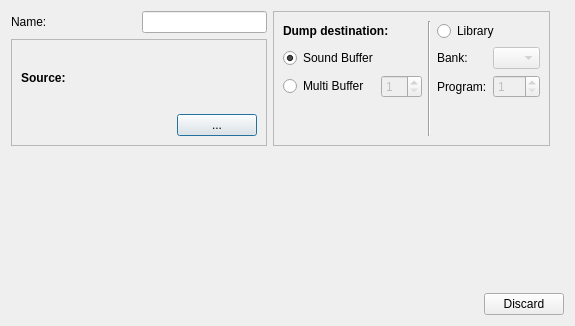
<?xml version="1.0" encoding="UTF-8"?>
<ui version="4.0">
 <class>Dialog</class>
 <widget class="QDialog" name="Dialog">
  <property name="geometry">
   <rect>
    <x>0</x>
    <y>0</y>
    <width>494</width>
    <height>326</height>
   </rect>
  </property>
  <property name="windowTitle">
   <string>Patch Summary</string>
  </property>
  <layout class="QGridLayout" name="gridLayout_5">
   <item row="0" column="1">
    <spacer name="horizontalSpacer">
     <property name="orientation">
      <enum>Qt::Horizontal</enum>
     </property>
     <property name="sizeType">
      <enum>QSizePolicy::MinimumExpanding</enum>
     </property>
     <property name="sizeHint" stdset="0">
      <size>
       <width>8</width>
       <height>20</height>
      </size>
     </property>
    </spacer>
   </item>
   <item row="0" column="0">
    <layout class="QGridLayout" name="gridLayout_2">
     <item row="0" column="0">
      <layout class="QHBoxLayout" name="horizontalLayout">
       <item>
        <widget class="QLabel" name="label">
         <property name="text">
          <string>Name:</string>
         </property>
        </widget>
       </item>
       <item>
        <widget class="QLineEdit" name="name_lbl">
         <property name="sizePolicy">
          <sizepolicy hsizetype="Preferred" vsizetype="Fixed">
           <horstretch>0</horstretch>
           <verstretch>0</verstretch>
          </sizepolicy>
         </property>
         <property name="alignment">
          <set>Qt::AlignRight|Qt::AlignTrailing|Qt::AlignVCenter</set>
         </property>
         <property name="readOnly">
          <bool>true</bool>
         </property>
        </widget>
       </item>
      </layout>
     </item>
     <item row="0" column="1" rowspan="2">
      <widget class="QFrame" name="frame">
       <property name="frameShape">
        <enum>QFrame::StyledPanel</enum>
       </property>
       <property name="frameShadow">
        <enum>QFrame::Sunken</enum>
       </property>
       <layout class="QGridLayout" name="gridLayout_3">
        <item row="2" column="4">
         <widget class="QLabel" name="label_5">
          <property name="text">
           <string>Program:</string>
          </property>
         </widget>
        </item>
        <item row="2" column="5">
         <widget class="QSpinBox" name="prog_spin">
          <property name="enabled">
           <bool>false</bool>
          </property>
          <property name="sizePolicy">
           <sizepolicy hsizetype="Maximum" vsizetype="Fixed">
            <horstretch>0</horstretch>
            <verstretch>0</verstretch>
           </sizepolicy>
          </property>
          <property name="minimum">
           <number>1</number>
          </property>
          <property name="maximum">
           <number>128</number>
          </property>
         </widget>
        </item>
        <item row="1" column="4">
         <widget class="QLabel" name="label_3">
          <property name="text">
           <string>Bank:</string>
          </property>
         </widget>
        </item>
        <item row="1" column="5">
         <widget class="QComboBox" name="bank_combo">
          <property name="enabled">
           <bool>false</bool>
          </property>
          <property name="sizePolicy">
           <sizepolicy hsizetype="Ignored" vsizetype="Fixed">
            <horstretch>0</horstretch>
            <verstretch>0</verstretch>
           </sizepolicy>
          </property>
         </widget>
        </item>
        <item row="2" column="2">
         <widget class="QSpinBox" name="multi_spin">
          <property name="enabled">
           <bool>false</bool>
          </property>
          <property name="minimum">
           <number>1</number>
          </property>
          <property name="maximum">
           <number>16</number>
          </property>
         </widget>
        </item>
        <item row="0" column="4" colspan="2">
         <widget class="QRadioButton" name="library_radio">
          <property name="text">
           <string>Library</string>
          </property>
          <property name="checked">
           <bool>false</bool>
          </property>
          <attribute name="buttonGroup">
           <string notr="true">location_group</string>
          </attribute>
         </widget>
        </item>
        <item row="1" column="0" colspan="3">
         <widget class="QRadioButton" name="sound_buffer_radio">
          <property name="text">
           <string>Sound Buffer</string>
          </property>
          <property name="checked">
           <bool>true</bool>
          </property>
          <attribute name="buttonGroup">
           <string notr="true">location_group</string>
          </attribute>
         </widget>
        </item>
        <item row="0" column="0" colspan="3">
         <widget class="QLabel" name="label_2">
          <property name="text">
           <string>&lt;html&gt;&lt;head/&gt;&lt;body&gt;&lt;p&gt;&lt;span style=&quot; font-weight:600;&quot;&gt;Dump destination:&lt;/span&gt;&lt;/p&gt;&lt;/body&gt;&lt;/html&gt;</string>
          </property>
         </widget>
        </item>
        <item row="0" column="3" rowspan="4">
         <widget class="Line" name="line">
          <property name="orientation">
           <enum>Qt::Vertical</enum>
          </property>
         </widget>
        </item>
        <item row="2" column="0">
         <widget class="QRadioButton" name="multi_buffer_radio">
          <property name="text">
           <string>Multi Buffer</string>
          </property>
          <attribute name="buttonGroup">
           <string notr="true">location_group</string>
          </attribute>
         </widget>
        </item>
       </layout>
      </widget>
     </item>
     <item row="1" column="0">
      <widget class="QFrame" name="frame_2">
       <property name="frameShape">
        <enum>QFrame::StyledPanel</enum>
       </property>
       <property name="frameShadow">
        <enum>QFrame::Sunken</enum>
       </property>
       <layout class="QGridLayout" name="gridLayout_4">
        <item row="1" column="0">
         <widget class="FileLabel" name="source_lbl">
          <property name="minimumSize">
           <size>
            <width>150</width>
            <height>0</height>
           </size>
          </property>
          <property name="text">
           <string/>
          </property>
         </widget>
        </item>
        <item row="0" column="0">
         <widget class="QLabel" name="label_4">
          <property name="text">
           <string>&lt;html&gt;&lt;head/&gt;&lt;body&gt;&lt;p&gt;&lt;span style=&quot; font-weight:600;&quot;&gt;Source:&lt;/span&gt;&lt;/p&gt;&lt;/body&gt;&lt;/html&gt;</string>
          </property>
         </widget>
        </item>
        <item row="1" column="1">
         <widget class="QPushButton" name="import_btn">
          <property name="enabled">
           <bool>true</bool>
          </property>
          <property name="sizePolicy">
           <sizepolicy hsizetype="Maximum" vsizetype="Fixed">
            <horstretch>0</horstretch>
            <verstretch>0</verstretch>
           </sizepolicy>
          </property>
          <property name="toolTip">
           <string>Import sound from SysEx file...</string>
          </property>
          <property name="text">
           <string>...</string>
          </property>
         </widget>
        </item>
       </layout>
      </widget>
     </item>
    </layout>
   </item>
   <item row="2" column="0" colspan="2">
    <widget class="QDialogButtonBox" name="buttonBox">
     <property name="orientation">
      <enum>Qt::Horizontal</enum>
     </property>
     <property name="standardButtons">
      <set>QDialogButtonBox::Discard</set>
     </property>
    </widget>
   </item>
   <item row="1" column="0" colspan="2">
    <widget class="SummaryWidget" name="summary_widget" native="true"/>
   </item>
  </layout>
 </widget>
 <customwidgets>
  <customwidget>
   <class>FileLabel</class>
   <extends>QLabel</extends>
   <header>bigglesworth.dialogs.summary</header>
  </customwidget>
  <customwidget>
   <class>SummaryWidget</class>
   <extends>QWidget</extends>
   <header>bigglesworth.dialogs.summary</header>
   <container>1</container>
  </customwidget>
 </customwidgets>
 <resources/>
 <connections>
  <connection>
   <sender>buttonBox</sender>
   <signal>accepted()</signal>
   <receiver>Dialog</receiver>
   <slot>accept()</slot>
   <hints>
    <hint type="sourcelabel">
     <x>242</x>
     <y>308</y>
    </hint>
    <hint type="destinationlabel">
     <x>157</x>
     <y>274</y>
    </hint>
   </hints>
  </connection>
  <connection>
   <sender>buttonBox</sender>
   <signal>rejected()</signal>
   <receiver>Dialog</receiver>
   <slot>reject()</slot>
   <hints>
    <hint type="sourcelabel">
     <x>310</x>
     <y>308</y>
    </hint>
    <hint type="destinationlabel">
     <x>286</x>
     <y>274</y>
    </hint>
   </hints>
  </connection>
  <connection>
   <sender>library_radio</sender>
   <signal>toggled(bool)</signal>
   <receiver>bank_combo</receiver>
   <slot>setEnabled(bool)</slot>
   <hints>
    <hint type="sourcelabel">
     <x>367</x>
     <y>22</y>
    </hint>
    <hint type="destinationlabel">
     <x>392</x>
     <y>47</y>
    </hint>
   </hints>
  </connection>
  <connection>
   <sender>library_radio</sender>
   <signal>toggled(bool)</signal>
   <receiver>prog_spin</receiver>
   <slot>setEnabled(bool)</slot>
   <hints>
    <hint type="sourcelabel">
     <x>367</x>
     <y>22</y>
    </hint>
    <hint type="destinationlabel">
     <x>392</x>
     <y>73</y>
    </hint>
   </hints>
  </connection>
  <connection>
   <sender>multi_buffer_radio</sender>
   <signal>toggled(bool)</signal>
   <receiver>multi_spin</receiver>
   <slot>setEnabled(bool)</slot>
   <hints>
    <hint type="sourcelabel">
     <x>209</x>
     <y>73</y>
    </hint>
    <hint type="destinationlabel">
     <x>283</x>
     <y>73</y>
    </hint>
   </hints>
  </connection>
 </connections>
 <buttongroups>
  <buttongroup name="location_group">
   <property name="exclusive">
    <bool>true</bool>
   </property>
  </buttongroup>
 </buttongroups>
</ui>
